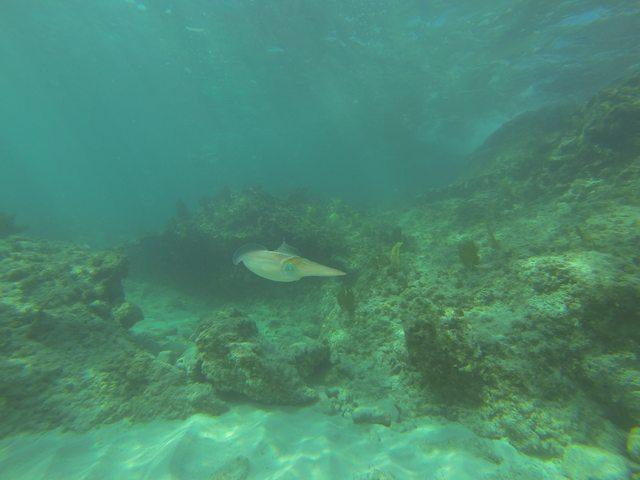
#> input picture Python/Goruntu_Isleme/image.jpeg, 640 x 480 px, found by its file name
$ python Contrst_Stretching.py
#> lines starting #> are read from the running program, lines starting #| are printed output that depends on the picture
import cv2 as cv
import numpy as np

img = cv.imread(r"c:\Users\YUNUS\Desktop\Beginner\Python\Goruntu_Isleme\image.jpeg")
#> img is the input picture: shape (480, 640, 3); mean B, G, R 114.1, 137.3, 75.6
if img is None:
    print("Image is not found!")

def stretch_channel(chnl):
    chnl_f = chnl.astype(np.float32)
    min_val = np.min(chnl_f)
    max_val = np.max(chnl_f)

    stretched = ((chnl - min_val) * 230 / (max_val - min_val)) + 10
    stretched = np.clip(stretched,0,255)
    return stretched.astype(np.uint8)

b, g, r = cv.split(img)
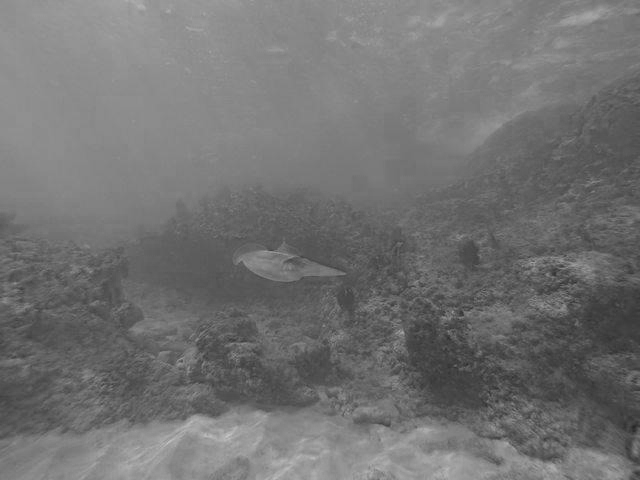
#> b: shape (480, 640); min 39, max 199, mean 114.1
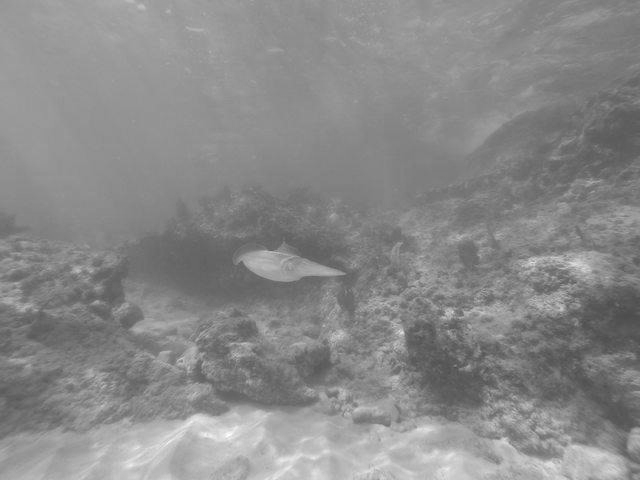
#> g: shape (480, 640); min 76, max 255, mean 137.3
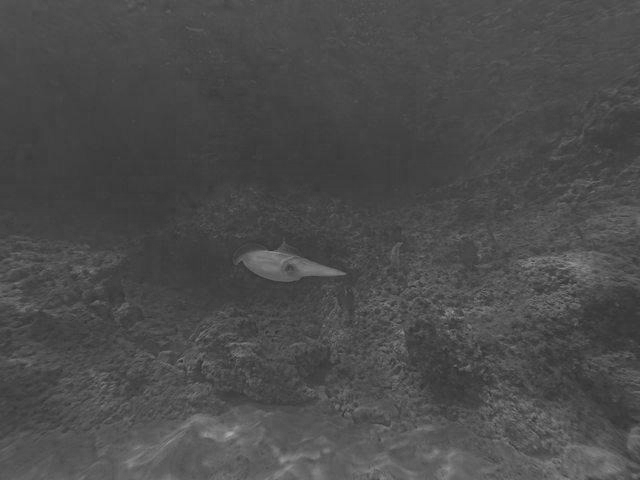
#> r: shape (480, 640); min 45, max 173, mean 75.6

b_new = stretch_channel(b)
#> in stretch_channel, `min_val = np.min(chnl_f)`: min_val = 39
#> in stretch_channel, `max_val = np.max(chnl_f)`: max_val = 199
#> in stretch_channel, `stretched = ((chnl - min_val) * 230 / (max_val - min_val)) + 10`:
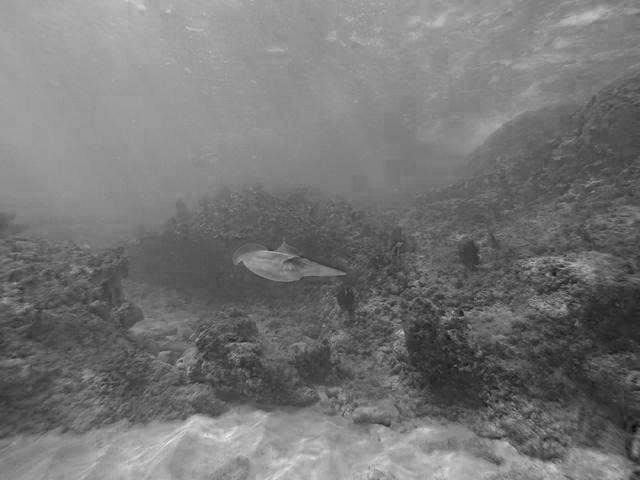
#> stretched: shape (480, 640) float32; min 10, max 240, mean 117.9
g_new = stretch_channel(g)
#> in stretch_channel (call 2), `min_val = np.min(chnl_f)`: min_val = 76
#> in stretch_channel (call 2), `max_val = np.max(chnl_f)`: max_val = 255
#> in stretch_channel (call 2), `stretched = ((chnl - min_val) * 230 / (max_val - min_val)) + 10`:
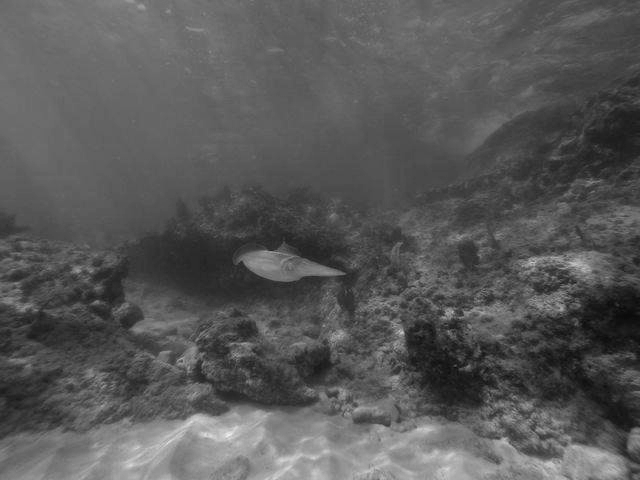
#> stretched: shape (480, 640) float32; min 10, max 240, mean 88.7
r_new = stretch_channel(r)
#> in stretch_channel (call 3), `min_val = np.min(chnl_f)`: min_val = 45
#> in stretch_channel (call 3), `max_val = np.max(chnl_f)`: max_val = 173
#> in stretch_channel (call 3), `stretched = ((chnl - min_val) * 230 / (max_val - min_val)) + 10`:
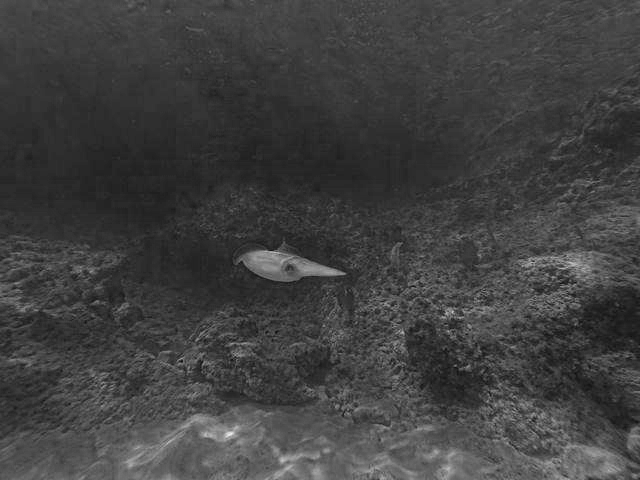
#> stretched: shape (480, 640) float32; min 10, max 240, mean 64.9

new_img = cv.merge([b_new,g_new,r_new])
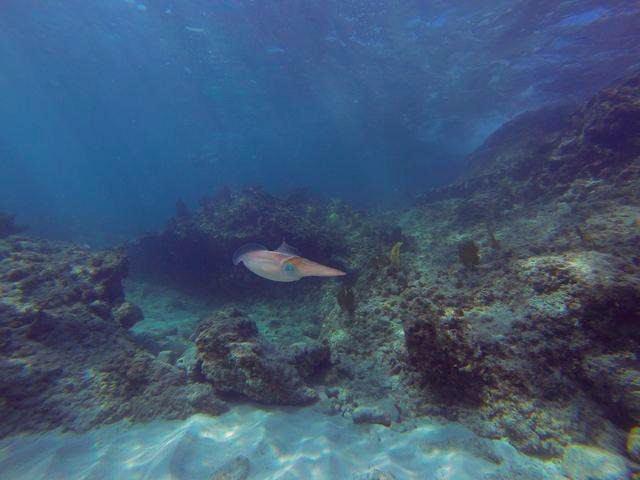
#> new_img: shape (480, 640, 3); mean B, G, R 117.4, 88.2, 64.4

cv.imshow("Source Image", img)
cv.imshow("New Image", new_img)
cv.waitKey(0)
cv.destroyAllWindows()

cv.imwrite(r"c:\Users\YUNUS\Desktop\Beginner\Python\Goruntu_Isleme\stretched_image.jpeg", new_img)
